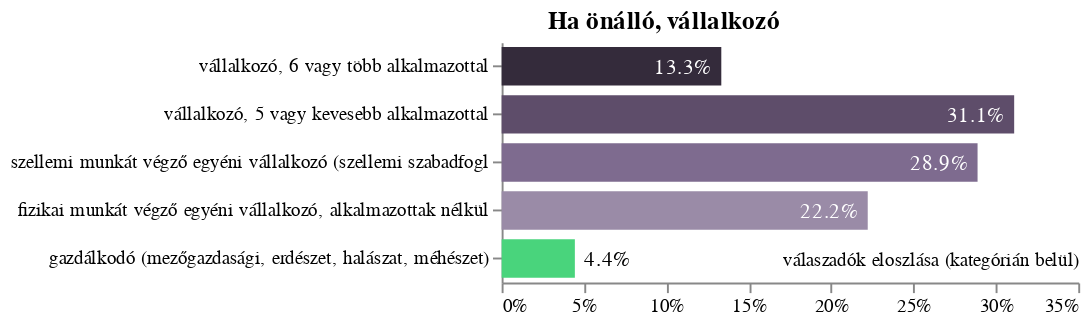

The cell this chart's notebook holds for it:
### Code cell
c='Q10'
order=list(vvl[c].values())
dx=df.groupby(c).count()[['Response_ID']].reindex(order).dropna()
ds=dx*1.0/dx.sum()[0]
ds.columns=['percent']
dx.columns=['count']
dx=dx.join(ds).reset_index()#.sort_values(by=c,ascending=True)
base=alt.Chart(dx,title=mc[c].split('-')[1].replace(':','').strip())
bar=base.mark_bar(height=20).encode(
    x=alt.X('percent:Q',
            axis=alt.Axis(grid=False,
                title="válaszadók eloszlása (kategórián belül)",
                format=".0%",
                titleAnchor="end",
                titleY=-17,
                titleFontWeight="normal",
                titleFontSize=10),
            #scale=alt.Scale(domain=[0,300])
           ),
    y=alt.Y(c+':N',axis=alt.Axis(title='',labelLimit=300),sort=[]),
    color=alt.Color(c+':N',legend=None,scale=alt.Scale(domain=list(dx[c].unique()),
                range=[violetp4,violetp2,violet,violetm2,green]))
)
text = bar.mark_text(dx=-5, dy=1, align="right").encode(
    text=alt.Text("percent:N", format=".1%"),
    color=alt.condition(
        "datum['percent'] < 0.08",
        alt.ColorValue(None),
        alt.ColorValue("white"),
    )
    
)
text2 = bar.mark_text(dx=5, dy=1, align="left").encode(
    text=alt.Text("percent:N", format=".1%"),
    color=alt.condition(
        "datum['percent'] >= 0.08",
        alt.ColorValue(None),
        alt.ColorValue("black"),
    )
    
)
layer = (
    (bar+text+text2)
    .configure_view(stroke=None)
    .configure_title(anchor='start',dx=280)
    .properties(height=alt.Step(25), width=300)
)
layer.save("export/" + c + ".json")
layer.save("export/" + c + ".png")
layer

### Figure 1 — Vega-Lite specification as saved in the notebook (floating-point values rounded to 4 significant figures)
{"config": {"view": {"continuousWidth": 400, "continuousHeight": 300, "stroke": null}, "title": {"anchor": "start", "dx": 280}}, "layer": [{"mark": {"type": "bar", "height": 20}, "encoding": {"color": {"type": "nominal", "field": "Q10", "legend": null, "scale": {"domain": ["vállalkozó, 6 vagy több alkalmazottal", "vállalkozó, 5 vagy kevesebb alkalmazottal", "szellemi munkát végző egyéni vállalkozó (szellemi szabadfogl", "fizikai munkát végző egyéni vállalkozó, alkalmazottak nélkül", "gazdálkodó (mezőgazdasági, erdészet, halászat, méhészet)"], "range": ["#342B3B", "#5E4D6A", "#7E6B8F", "#9A8BA7", "#49D47C"]}}, "x": {"type": "quantitative", "axis": {"format": ".0%", "grid": false, "title": "válaszadók eloszlása (kategórián belül)", "titleAnchor": "end", "titleFontSize": 10, "titleFontWeight": "normal", "titleY": -17}, "field": "percent"}, "y": {"type": "nominal", "axis": {"labelLimit": 300, "title": ""}, "field": "Q10", "sort": []}}, "title": "Ha önálló, vállalkozó"}, {"mark": {"type": "text", "align": "right", "dx": -5, "dy": 1}, "encoding": {"color": {"condition": {"value": null, "test": "datum['percent'] < 0.08"}, "value": "white"}, "text": {"type": "nominal", "field": "percent", "format": ".1%"}, "x": {"type": "quantitative", "axis": {"format": ".0%", "grid": false, "title": "válaszadók eloszlása (kategórián belül)", "titleAnchor": "end", "titleFontSize": 10, "titleFontWeight": "normal", "titleY": -17}, "field": "percent"}, "y": {"type": "nominal", "axis": {"labelLimit": 300, "title": ""}, "field": "Q10", "sort": []}}, "title": "Ha önálló, vállalkozó"}, {"mark": {"type": "text", "align": "left", "dx": 5, "dy": 1}, "encoding": {"color": {"condition": {"value": null, "test": "datum['percent'] >= 0.08"}, "value": "black"}, "text": {"type": "nominal", "field": "percent", "format": ".1%"}, "x": {"type": "quantitative", "axis": {"format": ".0%", "grid": false, "title": "válaszadók eloszlása (kategórián belül)", "titleAnchor": "end", "titleFontSize": 10, "titleFontWeight": "normal", "titleY": -17}, "field": "percent"}, "y": {"type": "nominal", "axis": {"labelLimit": 300, "title": ""}, "field": "Q10", "sort": []}}, "title": "Ha önálló, vállalkozó"}], "data": {"name": "data-74c76123a509ef4e70563ab768419c8b"}, "height": {"step": 25}, "width": 300, "$schema": "https://vega.github.io/schema/vega-lite/v4.8.1.json", "datasets": {"data-74c76123a509ef4e70563ab768419c8b": [{"Q10": "vállalkozó, 6 vagy több alkalmazottal", "count": 6, "percent": 0.1333}, {"Q10": "vállalkozó, 5 vagy kevesebb alkalmazottal", "count": 14, "percent": 0.3111}, {"Q10": "szellemi munkát végző egyéni vállalkozó (szellemi szabadfogl", "count": 13, "percent": 0.2889}, {"Q10": "fizikai munkát végző egyéni vállalkozó, alkalmazottak nélkül", "count": 10, "percent": 0.2222}, {"Q10": "gazdálkodó (mezőgazdasági, erdészet, halászat, méhészet)", "count": 2, "percent": 0.04444}]}}
